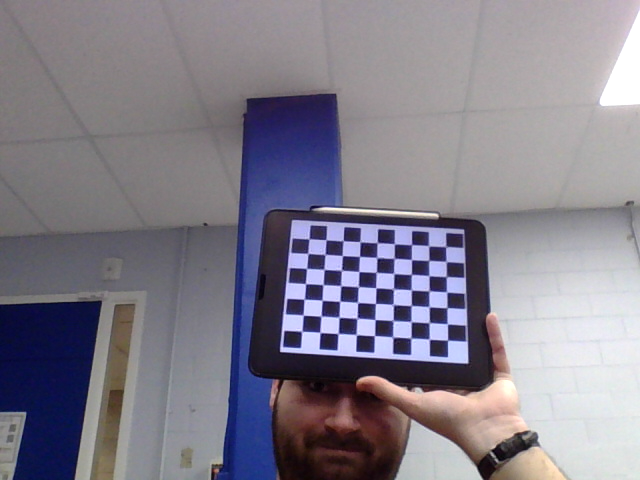
#> input picture robot-endpoint/imagesForCalibration/image0.png, 640 x 480 px; its folder holds 4 pictures in this run
$ python camera_calibration.py
#> lines starting #> are read from the running program, lines starting #| are printed output that depends on the picture; after the words box and inside, x2 and y2 are one past the last pixel; in counts of white or black regions, pixels touching at a corner belong together
import numpy as np
import cv2 as cv
import glob

# termination criteria
criteria = (cv.TERM_CRITERIA_EPS + cv.TERM_CRITERIA_MAX_ITER, 30, 0.001)

# prepare object points, like (0,0,0), (1,0,0), (2,0,0) ....,(6,5,0)
objp = np.zeros((6*7,3), np.float32)
objp[:,:2] = np.mgrid[0:7,0:6].T.reshape(-1,2)

# Arrays to store object points and image points from all the images.
objpoints = [] # 3d point in real world space
imgpoints = [] # 2d points in image plane.

images = glob.glob('imagesForCalibration/*.png')

for fname in images:
    img = cv.imread(fname)
#> img is the input picture: shape (480, 640, 3); mean B, G, R 138.8, 126.5, 130.6
    gray = cv.cvtColor(img, cv.COLOR_BGR2GRAY)
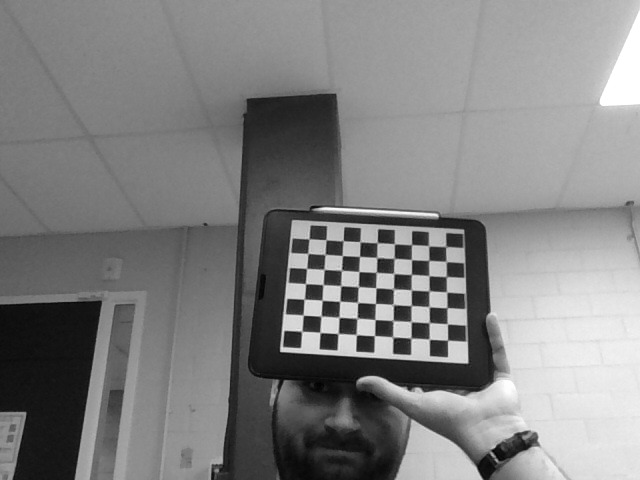
#> gray: shape (480, 640); min 1, max 255, mean 129.1
    # Find the chess board corners
    ret, corners = cv.findChessboardCorners(gray, (7,6), None)
#> ret = False; corners = None
    # If found, add object points, image points (after refining them)
    if ret == True:
        objpoints.append(objp)
        corners2 = cv.cornerSubPix(gray,corners, (11,11), (-1,-1), criteria)
        imgpoints.append(corners2)
        # Draw and display the corners
        cv.drawChessboardCorners(img, (7,6), corners2, ret)
        cv.imshow('img', img)
        cv.waitKey(500)
#> pass 2 of the loop `for fname in images:`:
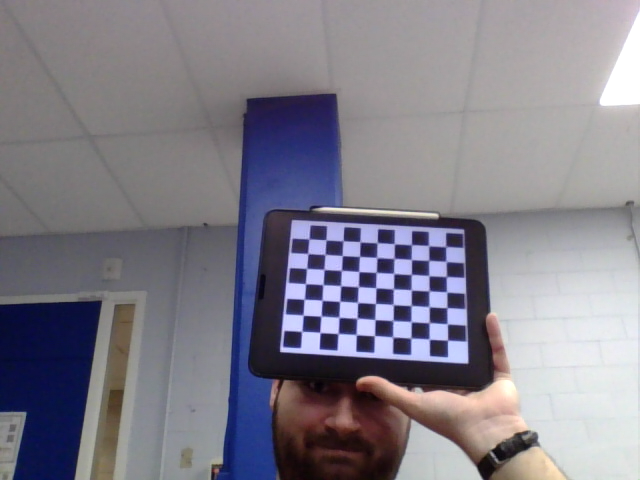
#> input picture robot-endpoint/imagesForCalibration/image1.png, 640 x 480 px
#> img is the input picture: shape (480, 640, 3); mean B, G, R 137.6, 126.4, 129.5
#> `gray = cv.cvtColor(img, cv.COLOR_BGR2GRAY)`:
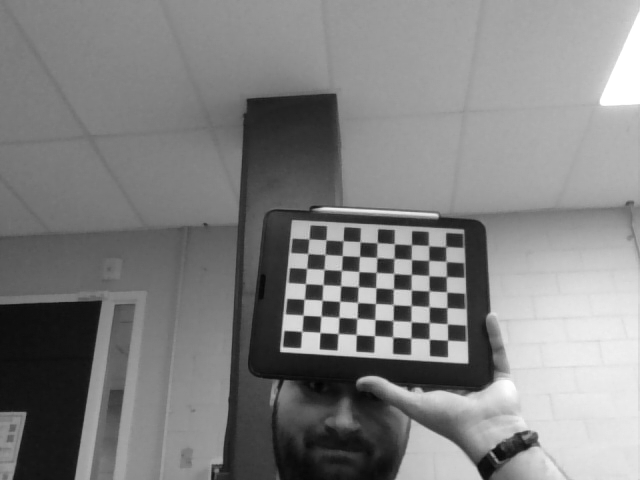
#> gray: shape (480, 640); min 2, max 255, mean 128.6
#> ret = True; corners = 42 rows, first 8: [429.4, 339.4], [410.9, 338], [392.8, 337.4], [374.5, 335.5], [356.4, 335], [338, 333.7], [320, 332.6], [429.1, 322.7]
#> corners2 = 42 rows, first 8: [429.3, 339.1], [410.9, 338.1], [392.8, 336.9], [374.4, 335.7], [356.2, 334.6], [338.1, 333.5], [319.9, 332.4], [429.2, 322.6]
#> `cv.drawChessboardCorners(img, (7,6), corners2, ret)`:
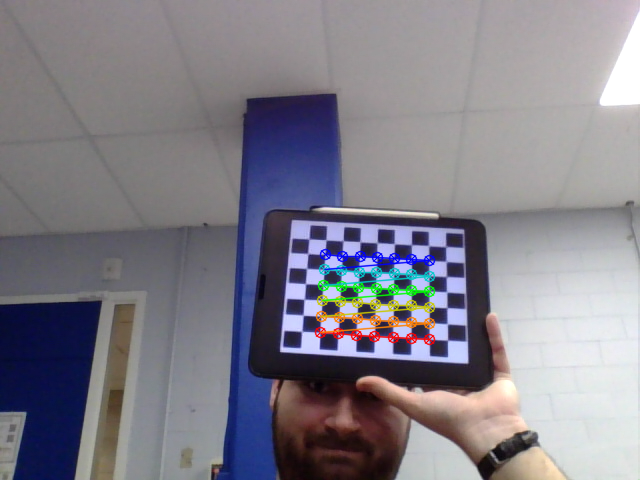
#> img: shape (480, 640, 3); 2.1% of pixels changed, all inside (x1, y1, x2, y2) = (314, 248, 436, 346)
#> pass 3 of the loop `for fname in images:`:
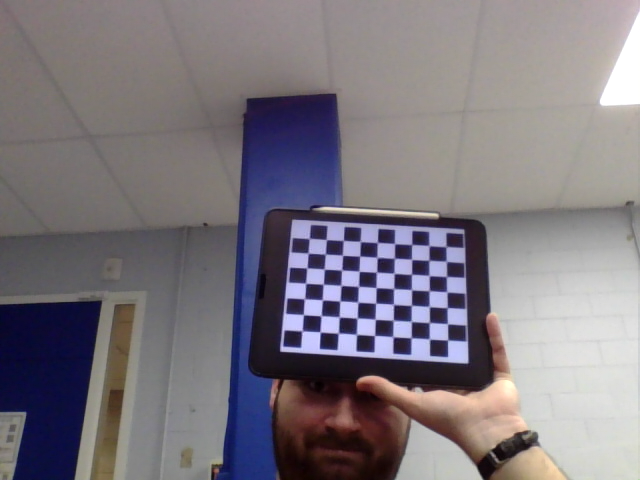
#> input picture robot-endpoint/imagesForCalibration/image10.png, 640 x 480 px
#> img is the input picture: shape (480, 640, 3); mean B, G, R 126.1, 118.8, 124.7
#> `gray = cv.cvtColor(img, cv.COLOR_BGR2GRAY)`:
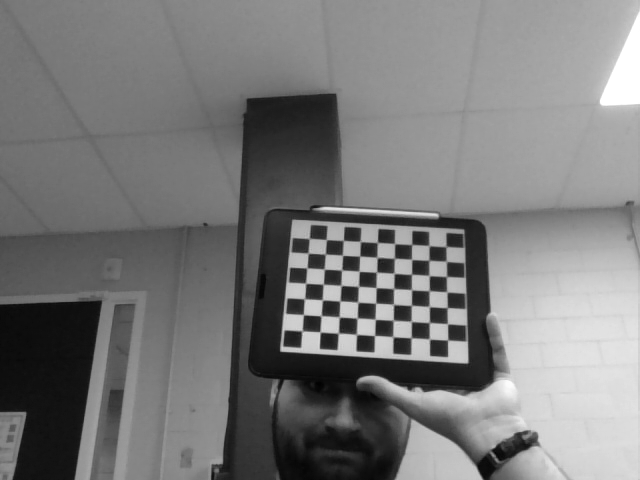
#> gray: shape (480, 640); min 1, max 255, mean 121.4
#> ret = False; corners = None
#> the loop made 4 passes; the first 3 are shown

cv.destroyAllWindows()

ret, mtx, dist, rvecs, tvecs = cv.calibrateCamera(objpoints, imgpoints, gray.shape[::-1], None, None)

print(str(mtx))
